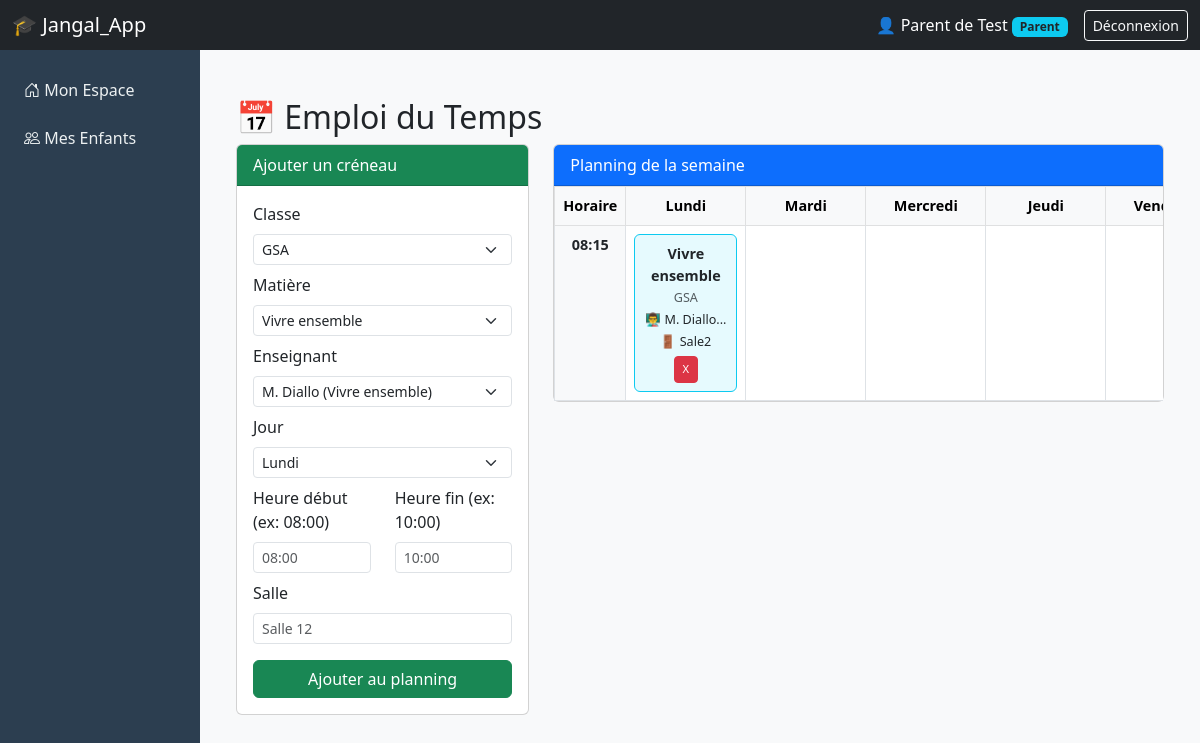
Screenshot of /pedagogical/schedule (signed in) with the database file from the repository.
### tables this page shows
CREATE TABLE users (
    id INTEGER PRIMARY KEY AUTOINCREMENT,
    uuid TEXT UNIQUE NOT NULL,
    school_id INTEGER,
    username TEXT UNIQUE NOT NULL,
    password_hash TEXT NOT NULL,
    role TEXT NOT NULL,
    full_name TEXT,
    email TEXT,
    phone TEXT,
    photo_path TEXT,
    is_active INTEGER DEFAULT 1,
    created_at TIMESTAMP DEFAULT CURRENT_TIMESTAMP,
    synced INTEGER DEFAULT 0
);

CREATE TABLE schedules (
                id INTEGER PRIMARY KEY AUTOINCREMENT,
                uuid TEXT UNIQUE NOT NULL,
                class_id INTEGER,
                subject_id INTEGER,
                teacher_id INTEGER,
                day_of_week INTEGER NOT NULL,
                start_time TEXT NOT NULL,
                end_time TEXT NOT NULL,
                room TEXT,
                created_at TIMESTAMP DEFAULT CURRENT_TIMESTAMP,
                synced INTEGER DEFAULT 0
            );

CREATE TABLE subjects (
    id INTEGER PRIMARY KEY AUTOINCREMENT,
    uuid TEXT UNIQUE NOT NULL,
    school_id INTEGER,
    name TEXT NOT NULL,
    code TEXT,
    coefficient REAL DEFAULT 1.0,
    is_ue INTEGER DEFAULT 0,
    credits INTEGER DEFAULT 0,
    created_at TIMESTAMP DEFAULT CURRENT_TIMESTAMP,
    synced INTEGER DEFAULT 0
);

CREATE TABLE classes (
    id INTEGER PRIMARY KEY AUTOINCREMENT,
    uuid TEXT UNIQUE NOT NULL,
    level_id INTEGER,
    label TEXT NOT NULL,
    main_teacher_id INTEGER,
    room TEXT,
    capacity INTEGER,
    created_at TIMESTAMP DEFAULT CURRENT_TIMESTAMP,
    synced INTEGER DEFAULT 0
);

### app/pedagogical/routes.py (the view, shortened to what this page needs)
@pedagogical_bp.route('/schedule', methods=['GET', 'POST'])
@login_required
def manage_schedule():
    form = ScheduleForm()
    conn = get_db()
    cursor = conn.cursor()
    cursor.execute("SELECT id, label FROM classes ORDER BY label ASC")
    form.class_id.choices = [(row['id'], row['label']) for row in cursor.fetchall()]
    cursor.execute("SELECT id, name FROM subjects ORDER BY name ASC")
    form.subject_id.choices = [(row['id'], row['name']) for row in cursor.fetchall()]
    cursor.execute("""
        SELECT u.id, u.full_name, u.username,
               GROUP_CONCAT(sub.name, ', ') as subjects
        FROM users u
        LEFT JOIN teacher_subjects ts ON u.id = ts.teacher_id
        LEFT JOIN subjects sub ON ts.subject_id = sub.id
        WHERE u.role = 'teacher'
        GROUP BY u.id
        ORDER BY u.full_name ASC
    """)
    teacher_choices = []
    for row in cursor.fetchall():
        name = row['full_name'] or row['username']
        subjects = row['subjects']
        if subjects:
            label = f"{name} ({subjects})"
        else:
            label = f"{name} (Aucune matière assignée)"
        teacher_choices.append((row['id'], label))
    form.teacher_id.choices = teacher_choices
    cursor.execute("""
        SELECT s.id, s.day_of_week, s.start_time, s.end_time, s.room,
               c.label as class_name, sub.name as subject_name, u.full_name as teacher_name
        FROM schedules s
        JOIN classes c ON s.class_id = c.id
        JOIN subjects sub ON s.subject_id = sub.id
        LEFT JOIN users u ON s.teacher_id = u.id
        ORDER BY s.day_of_week, s.start_time
    """)
    schedule_items = cursor.fetchall()
    conn.close()
    return render_template('pedagogical/schedule.html', form=form, schedule_items=schedule_items)

### app/pedagogical/forms.py
class ScheduleForm(FlaskForm):
    class_id = SelectField('Classe', coerce=int, validators=[DataRequired()])
    subject_id = SelectField('Matière', coerce=int, validators=[DataRequired()])
    teacher_id = SelectField('Enseignant', coerce=int, validators=[DataRequired()])
    day_of_week = SelectField('Jour', choices=[
        (1, 'Lundi'), (2, 'Mardi'), (3, 'Mercredi'),
        (4, 'Jeudi'), (5, 'Vendredi'), (6, 'Samedi')
    ], coerce=int, validators=[DataRequired()])
    start_time = StringField('Heure début (ex: 08:00)', validators=[DataRequired()])
    end_time = StringField('Heure fin (ex: 10:00)', validators=[DataRequired()])
    room = StringField('Salle', validators=[Length(max=50)])
    submit = SubmitField('Ajouter au planning')

### app/__init__.py (called while the page is built)
def get_db():
    database_url = os.getenv('DATABASE_URL')
    if database_url and HAS_PSYCOPG2:
        if database_url.startswith("postgres://"):
            database_url = database_url.replace("postgres://", "postgresql://", 1)
        conn = psycopg2.connect(database_url, cursor_factory=RealDictCursor)
        return conn
    else:
        db_path = current_app.config['DATABASE']
        conn = sqlite3.connect(db_path)
        conn.row_factory = sqlite3.Row
        conn.execute("PRAGMA journal_mode=WAL;")
        conn.execute("PRAGMA busy_timeout=5000;")
        return conn

### app/auth/routes.py (called while the page is built)
@login_manager.user_loader
def load_user(user_id):
    return User.get_by_id(int(user_id))

### app/models.py (called while the page is built)
    @property
    def is_active(self):
        return self._active

    @staticmethod
    def get_by_id(user_id):
        from app import get_db
        conn = get_db()
        cursor = conn.cursor()
        cursor.execute("SELECT * FROM users WHERE id = ?", (user_id,))
        row = cursor.fetchone()
        conn.close()
        if row:
            return User(
                id=row['id'],
                uuid=row['uuid'],
                school_id=row['school_id'],
                username=row['username'],
                password_hash=row['password_hash'],
                role=row['role'],
                full_name=row['full_name'],
                email=row['email'],
                phone=row['phone'],
                photo_path=row['photo_path'],
                active=row['is_active']  # On mappe la colonne 'is_active' vers le paramètre 'active'
            )
        return None

### app/templates/pedagogical/schedule.html (shortened to what this page needs)
{% extends "base.html" %}
{% block content %}
<div class="container-fluid mt-4">
    <h2>📅 Emploi du Temps</h2>
    <div class="row">
        <div class="col-md-4">
            <div class="card mb-4">
                <div class="card-header bg-success text-white">Ajouter un créneau</div>
                <div class="card-body">
                    <form method="POST">{{ form.hidden_tag() }}
                        <div class="mb-2">{{ form.class_id.label(class="form-label") }} {{ form.class_id(class="form-select form-select-sm") }}</div>
                        <div class="mb-2">{{ form.subject_id.label(class="form-label") }} {{ form.subject_id(class="form-select form-select-sm") }}</div>
                        <div class="mb-2">{{ form.teacher_id.label(class="form-label") }} {{ form.teacher_id(class="form-select form-select-sm") }}</div>
                        <div class="mb-2">{{ form.day_of_week.label(class="form-label") }} {{ form.day_of_week(class="form-select form-select-sm") }}</div>
                        <div class="row mb-2">
                            <div class="col-6">{{ form.start_time.label(class="form-label") }} {{ form.start_time(class="form-control form-control-sm", placeholder="08:00") }}</div>
                            <div class="col-6">{{ form.end_time.label(class="form-label") }} {{ form.end_time(class="form-control form-control-sm", placeholder="10:00") }}</div>
                        </div>
                        <div class="mb-3">{{ form.room.label(class="form-label") }} {{ form.room(class="form-control form-control-sm", placeholder="Salle 12") }}</div>
                        {{ form.submit(class="btn btn-success w-100") }}
                    </form>
                </div>
            </div>
        </div>
        <div class="col-md-8">
            <div class="card">
                <div class="card-header bg-primary text-white">Planning de la semaine</div>
                <div class="card-body p-0">
                    <div class="table-responsive">
                        <table class="table table-bordered mb-0 text-center" style="font-size: 0.9rem;">
                            <thead class="table-light">
                                <tr>
                                    <th>Horaire</th>
                                    <th>Lundi</th>
                                    <th>Mardi</th>
                                    <th>Mercredi</th>
                                    <th>Jeudi</th>
                                    <th>Vendredi</th>
                                </tr>
                            </thead>
                            <tbody>
                                {% set times = schedule_items | map(attribute='start_time') | unique | sort %}
                                {% for time in times %}
                                <tr>
                                    <td class="fw-bold bg-light">{{ time }}</td>
                                    {% for day in range(1, 7) %}
                                    <td style="min-width: 120px;">
                                        {% set item = schedule_items | selectattr('start_time', 'equalto', time) | selectattr('day_of_week', 'equalto', day) | first %}
                                        {% if item %}
                                            <div class="p-2 bg-info bg-opacity-10 border border-info rounded">
                                                <strong>{{ item.subject_name }}</strong><br>
                                                <small class="text-muted">{{ item.class_name }}</small><br>
                                                <small>👨‍🏫 {{ item.teacher_name[:15] }}...</small><br>
                                                <small>🚪 {{ item.room }}</small><br>
                                                <a href="{{ url_for('pedagogical.delete_schedule', schedule_id=item.id) }}" class="btn btn-sm btn-danger mt-1" style="font-size: 0.7rem;" onclick="return confirm('Supprimer ce créneau ?')">X</a>
                                            </div>
                                        {% endif %}
                                    </td>
                                    {% endfor %}
                                </tr>
                                {% else %}
                                <tr><td colspan="7" class="text-muted py-4">Aucun créneau défini. Commencez par en ajouter à gauche.</td></tr>
                                {% endfor %}
                            </tbody>
                        </table>
                    </div>
                </div>
            </div>
        </div>
    </div>
</div>
{% endblock %}

### app/templates/base.html (shortened to what this page needs)
<!DOCTYPE html>
<html lang="fr" dir="ltr">
<head>
    <link href="https://cdn.jsdelivr.net/npm/bootstrap@5.3.0/dist/css/bootstrap.min.css" rel="stylesheet">
    <link rel="stylesheet" href="https://cdn.jsdelivr.net/npm/bootstrap-icons@1.10.0/font/bootstrap-icons.css">
</head>
<body>
{% if current_user.is_authenticated %}
<nav class="navbar navbar-dark bg-dark sticky-top">
    <div class="container-fluid">
        <span class="navbar-brand mb-0 h1 mx-auto mx-md-0">🎓 Jangal_App</span>
        <div class="d-flex align-items-center text-white">
            <span class="me-3 d-none d-sm-inline">
                👤 {{ current_user.full_name or current_user.username }}
                <span class="badge bg-info text-dark">
                    {% if current_user.role == 'super_admin' %}Super Admin
                    {% elif current_user.role == 'director' %}Directeur
                    {% elif current_user.role == 'teacher' %}Enseignant
                    {% elif current_user.role == 'parent' %}Parent
                    {% elif current_user.role == 'accountant' %}Comptable
                    {% else %}{{ current_user.role | capitalize }}{% endif %}
                </span>
            </span>
            <a href="{{ url_for('auth.logout') }}" class="btn btn-outline-light btn-sm">Déconnexion</a>
        </div>
    </div>
</nav>
<div class="container-fluid flex-grow-1">
    <div class="row h-100">
        <nav id="sidebarMenu" class="col-md-3 col-lg-2 d-md-block sidebar collapse p-0">
            <div class="position-sticky pt-3">
                <ul class="nav flex-column">
                    {% if current_user.role == 'parent' %}
                        <li class="nav-item"><a class="nav-link" href="{{ url_for('parent.dashboard') }}"><i class="bi bi-house-door"></i> Mon Espace</a></li>
                        <li class="nav-item"><a class="nav-link" href="{{ url_for('parent.dashboard') }}"><i class="bi bi-people"></i> Mes Enfants</a></li>
                    {% endif %}
                </ul>
            </div>
        </nav>
        <main class="col-md-9 ms-sm-auto col-lg-10 px-md-4 py-4 bg-light">
            {% block content %}{% endblock %}
        </main>
    </div>
</div>
{% endif %}
</body>
</html>

### app/templates/base.html (style rules this page uses)
body { background-color: #f8f9fa; min-height: 100vh; display: flex; flex-direction: column; }
.sidebar { min-height: calc(100vh - 56px); background-color: #2c3e50; color: white; }
.sidebar a { color: #ecf0f1; text-decoration: none; padding: 12px 20px; display: block; transition: 0.3s; border-left: 4px solid transparent; }
main { flex: 1; }

### rows the page displays
users: full_name "Parent de Test"
schedules: start_time "08:15", day_of_week 1 (drawn), room "Sale2"
subjects: subject_name "Vivre ensemble"
classes: class_name "GSA"
users: full_name "M. Diallo"
